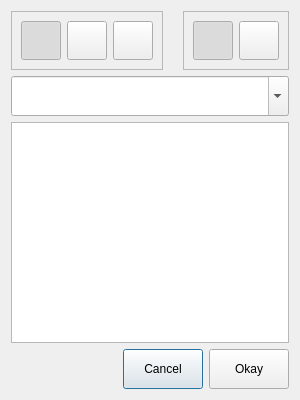
<?xml version="1.0" encoding="UTF-8"?>
<ui version="4.0">
 <class>CFileDialog</class>
 <widget class="QDialog" name="CFileDialog">
  <property name="windowModality">
   <enum>Qt::ApplicationModal</enum>
  </property>
  <property name="geometry">
   <rect>
    <x>0</x>
    <y>0</y>
    <width>300</width>
    <height>400</height>
   </rect>
  </property>
  <property name="windowTitle">
   <string>File Dialog</string>
  </property>
  <property name="windowIcon">
   <iconset theme="QIcon::ThemeIcon::FolderOpen"/>
  </property>
  <property name="modal">
   <bool>true</bool>
  </property>
  <layout class="QGridLayout" name="gridLayout">
   <item row="0" column="0">
    <layout class="QHBoxLayout" name="horizontalLayout_3">
     <property name="spacing">
      <number>6</number>
     </property>
     <property name="bottomMargin">
      <number>0</number>
     </property>
     <item>
      <widget class="QFrame" name="frmSortBy">
       <property name="sizePolicy">
        <sizepolicy hsizetype="MinimumExpanding" vsizetype="Minimum">
         <horstretch>0</horstretch>
         <verstretch>0</verstretch>
        </sizepolicy>
       </property>
       <property name="minimumSize">
        <size>
         <width>0</width>
         <height>40</height>
        </size>
       </property>
       <property name="baseSize">
        <size>
         <width>0</width>
         <height>0</height>
        </size>
       </property>
       <property name="frameShape">
        <enum>QFrame::StyledPanel</enum>
       </property>
       <property name="frameShadow">
        <enum>QFrame::Raised</enum>
       </property>
       <layout class="QHBoxLayout" name="horizontalLayout_2">
        <item>
         <widget class="QToolButton" name="btnSortName">
          <property name="minimumSize">
           <size>
            <width>36</width>
            <height>36</height>
           </size>
          </property>
          <property name="text">
           <string/>
          </property>
          <property name="icon">
           <iconset>
            <normalon>:/image/sortname</normalon>
           </iconset>
          </property>
          <property name="iconSize">
           <size>
            <width>32</width>
            <height>32</height>
           </size>
          </property>
          <property name="checkable">
           <bool>true</bool>
          </property>
          <property name="checked">
           <bool>true</bool>
          </property>
          <property name="autoExclusive">
           <bool>true</bool>
          </property>
         </widget>
        </item>
        <item>
         <widget class="QToolButton" name="btnSortType">
          <property name="minimumSize">
           <size>
            <width>36</width>
            <height>36</height>
           </size>
          </property>
          <property name="text">
           <string/>
          </property>
          <property name="icon">
           <iconset>
            <normalon>:/image/sorttype</normalon>
           </iconset>
          </property>
          <property name="iconSize">
           <size>
            <width>32</width>
            <height>32</height>
           </size>
          </property>
          <property name="checkable">
           <bool>true</bool>
          </property>
          <property name="autoExclusive">
           <bool>true</bool>
          </property>
         </widget>
        </item>
        <item>
         <widget class="QToolButton" name="btnSortDate">
          <property name="minimumSize">
           <size>
            <width>36</width>
            <height>36</height>
           </size>
          </property>
          <property name="text">
           <string/>
          </property>
          <property name="icon">
           <iconset>
            <normalon>:/image/sortdate</normalon>
           </iconset>
          </property>
          <property name="iconSize">
           <size>
            <width>32</width>
            <height>32</height>
           </size>
          </property>
          <property name="checkable">
           <bool>true</bool>
          </property>
          <property name="autoExclusive">
           <bool>true</bool>
          </property>
         </widget>
        </item>
       </layout>
      </widget>
     </item>
     <item>
      <spacer name="hspcSort">
       <property name="orientation">
        <enum>Qt::Horizontal</enum>
       </property>
       <property name="sizeHint" stdset="0">
        <size>
         <width>40</width>
         <height>20</height>
        </size>
       </property>
      </spacer>
     </item>
     <item>
      <widget class="QFrame" name="frmSortOrder">
       <property name="sizePolicy">
        <sizepolicy hsizetype="MinimumExpanding" vsizetype="Minimum">
         <horstretch>0</horstretch>
         <verstretch>0</verstretch>
        </sizepolicy>
       </property>
       <property name="minimumSize">
        <size>
         <width>0</width>
         <height>40</height>
        </size>
       </property>
       <property name="frameShape">
        <enum>QFrame::StyledPanel</enum>
       </property>
       <property name="frameShadow">
        <enum>QFrame::Raised</enum>
       </property>
       <layout class="QHBoxLayout" name="horizontalLayout_4">
        <item>
         <widget class="QToolButton" name="btnSortAsc">
          <property name="minimumSize">
           <size>
            <width>36</width>
            <height>36</height>
           </size>
          </property>
          <property name="text">
           <string/>
          </property>
          <property name="icon">
           <iconset resource="cfiledialog.qrc">
            <normaloff>:/image/sortasc</normaloff>:/image/sortasc</iconset>
          </property>
          <property name="iconSize">
           <size>
            <width>32</width>
            <height>32</height>
           </size>
          </property>
          <property name="checkable">
           <bool>true</bool>
          </property>
          <property name="checked">
           <bool>true</bool>
          </property>
          <property name="autoExclusive">
           <bool>true</bool>
          </property>
         </widget>
        </item>
        <item>
         <widget class="QToolButton" name="btnSortDsc">
          <property name="minimumSize">
           <size>
            <width>36</width>
            <height>36</height>
           </size>
          </property>
          <property name="text">
           <string/>
          </property>
          <property name="icon">
           <iconset resource="cfiledialog.qrc">
            <normaloff>:/image/sortdsc</normaloff>:/image/sortdsc</iconset>
          </property>
          <property name="iconSize">
           <size>
            <width>32</width>
            <height>32</height>
           </size>
          </property>
          <property name="checkable">
           <bool>true</bool>
          </property>
          <property name="autoExclusive">
           <bool>true</bool>
          </property>
         </widget>
        </item>
       </layout>
      </widget>
     </item>
    </layout>
   </item>
   <item row="2" column="0">
    <widget class="QComboBox" name="cbPathList">
     <property name="minimumSize">
      <size>
       <width>0</width>
       <height>40</height>
      </size>
     </property>
     <property name="styleSheet">
      <string notr="true"/>
     </property>
     <property name="editable">
      <bool>true</bool>
     </property>
     <property name="insertPolicy">
      <enum>QComboBox::NoInsert</enum>
     </property>
     <property name="iconSize">
      <size>
       <width>24</width>
       <height>24</height>
      </size>
     </property>
    </widget>
   </item>
   <item row="4" column="0">
    <layout class="QHBoxLayout" name="horizontalLayout">
     <property name="bottomMargin">
      <number>0</number>
     </property>
     <item>
      <spacer name="hspcDialogButton">
       <property name="orientation">
        <enum>Qt::Horizontal</enum>
       </property>
       <property name="sizeHint" stdset="0">
        <size>
         <width>40</width>
         <height>20</height>
        </size>
       </property>
      </spacer>
     </item>
     <item>
      <widget class="QPushButton" name="btnCancel">
       <property name="minimumSize">
        <size>
         <width>0</width>
         <height>40</height>
        </size>
       </property>
       <property name="text">
        <string>Cancel</string>
       </property>
       <property name="icon">
        <iconset resource="cfiledialog.qrc">
         <normaloff>:/image/rejected</normaloff>:/image/rejected</iconset>
       </property>
       <property name="iconSize">
        <size>
         <width>24</width>
         <height>24</height>
        </size>
       </property>
      </widget>
     </item>
     <item>
      <widget class="QPushButton" name="btnOkay">
       <property name="minimumSize">
        <size>
         <width>0</width>
         <height>40</height>
        </size>
       </property>
       <property name="text">
        <string>Okay</string>
       </property>
       <property name="icon">
        <iconset resource="cfiledialog.qrc">
         <normaloff>:/image/accepted</normaloff>:/image/accepted</iconset>
       </property>
       <property name="iconSize">
        <size>
         <width>24</width>
         <height>24</height>
        </size>
       </property>
      </widget>
     </item>
    </layout>
   </item>
   <item row="3" column="0">
    <widget class="QListView" name="lvDirectory">
     <property name="editTriggers">
      <set>QAbstractItemView::NoEditTriggers</set>
     </property>
     <property name="iconSize">
      <size>
       <width>24</width>
       <height>24</height>
      </size>
     </property>
    </widget>
   </item>
  </layout>
 </widget>
 <resources>
  <include location="cfiledialog.qrc"/>
 </resources>
 <connections/>
</ui>
